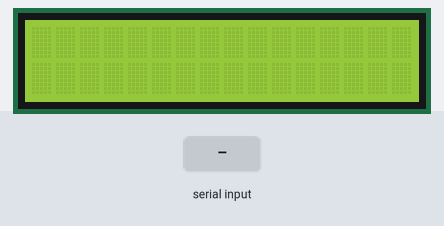
The sketch below on a simulated Arduino Uno, built with avr-gcc and run on an emulated ATmega328P. On the bench: 16×2 character LCD. Inputs (shaded band) come from the test bench.

Above: at 1.2 s.
1.3 s: "1\n" received over Serial
At 1.42 s:
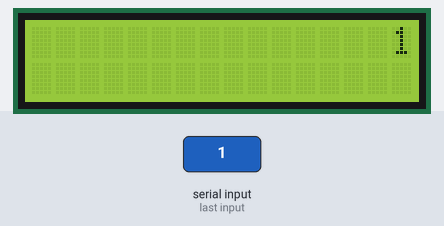
At 1.93 s:
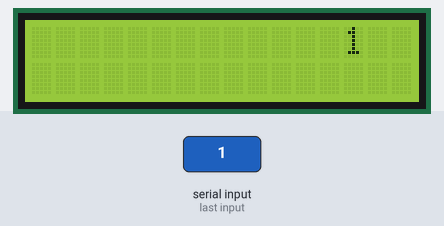
Timing chart, 0 to 4.3 s (numbered marks = the images above; inputs shaded):
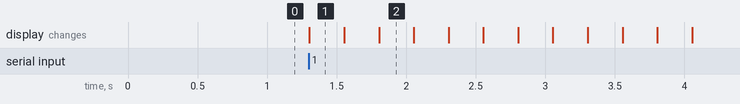

Measured:
- after the input at 1.3 s, the display: changes at once (image 1)

The sketch:

lcd_loop.ino
```cpp
#include <LiquidCrystal.h>

const int rs = 12, en = 11, d4 = 5, d5 = 4, d6 = 3, d7 = 2;
LiquidCrystal lcd(rs, en, d4, d5, d6, d7);
const int lcdNumOfColumns = 16;
const int lcdNumOfRows = 2;

void setup() {
  lcd.begin(lcdNumOfColumns, lcdNumOfRows);
  Serial.begin(9600);
}

void loop() {
  if (Serial.available()) {

    String message = Serial.readStringUntil('\n');
    int numOfScrollIterations = lcdNumOfColumns + message.length();

    while (!Serial.available()) {
      lcd.clear();
      lcd.setCursor(lcdNumOfColumns, 0);
      lcd.print(message);

      for (int i = 0; i < numOfScrollIterations && !Serial.available(); i++) {
        lcd.scrollDisplayLeft();
        delay(250);
      }
    }
  }
}
```
